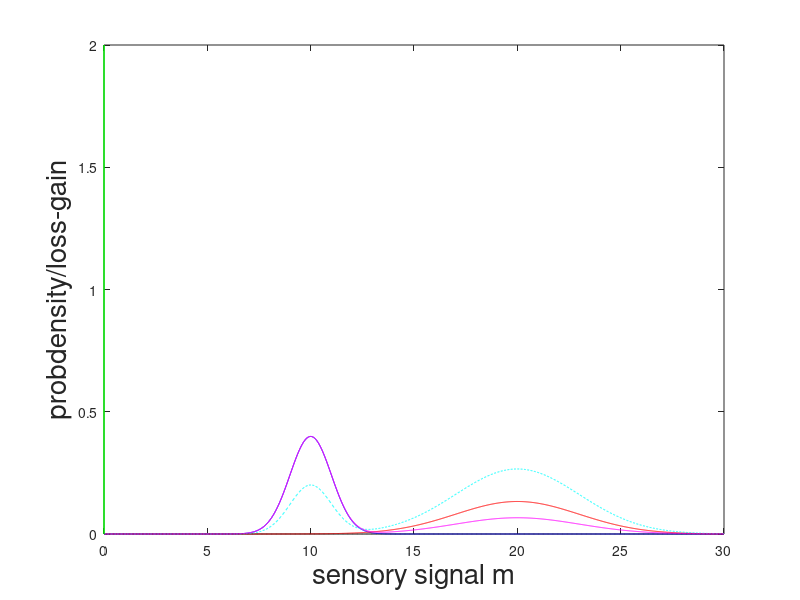

The MATLAB script that drew this image:
m = 0:0.01:30;

% noise
mu1 = 10;
s1 = 1;
L1 = (1/sqrt(2*pi*s1^2)).*exp(-(m-mu1).^2./(2*s1^2));
P1 = 0.5;


% signal
mu2 = 20;
s2 = 3;
L2 = (1/sqrt(2*pi*s2^2)).*exp(-(m-mu2).^2./(2*s2^2));
P2 = 1-P1;


L11 = 1;  % correct reject
L12 = 2;  % false alarm
L21 = 4; % miss
L22 = 1;  % hit


EL1 = L1.*P1.*L11 + L2.*P2.*L21; % Estimated loss for saying "no"
EL2 = L1.*P1.*L12 + L2.*P2.*L22; % Estimated loss for saying "yes"




% plot
figure(1);
clf;
plot(m,L1,'b-');
hold on;

plot(m,L2,'r-');
plot(m,EL1,'c--');
plot(m,EL2,'m-');

q = find(EL1>EL2);

if size(q,2)~=0
plot([m(q(1)) m(q(1))],[0 2],'g-','linewidth',1);
end
plot(m,zeros(size(m)),'k:');
xlabel('sensory signal m','fontsize',20);
ylabel('probdensity/loss-gain','fontsize',20);
%axis([xlim 0 1]);
